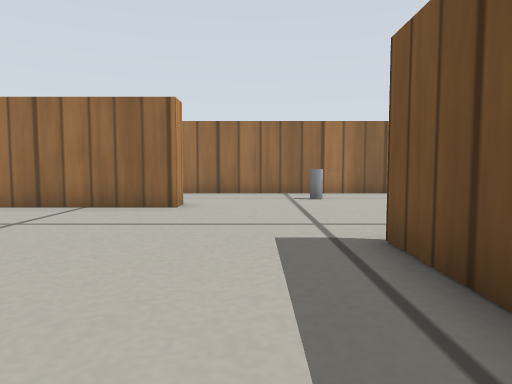
[1] (above)

18 first-person views from a walk through a Gazebo world. The camera is 0.19 m above the floor, tilts 4° down and sees 70° across. The floor is counted in squares, 0.2 m on a side. Each view is taken from the middle of a square. On the plan, view 1 faces up. The plan holds only what a view shows up to about 13 squares ahead; the rest is blank. Gazebo's built-in surfaces are drawn with simple patterns.

[2]
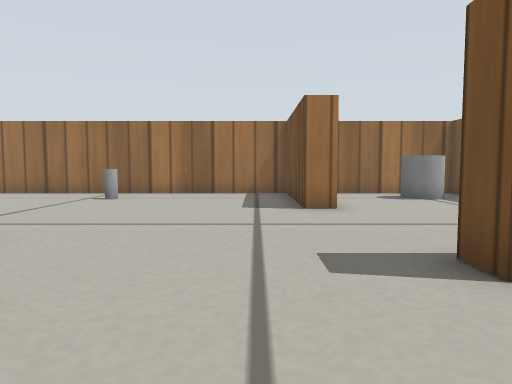

[3]
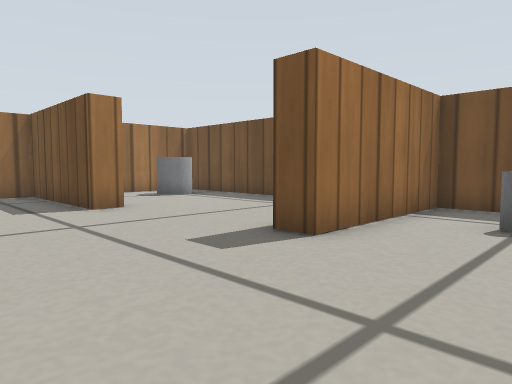

[4]
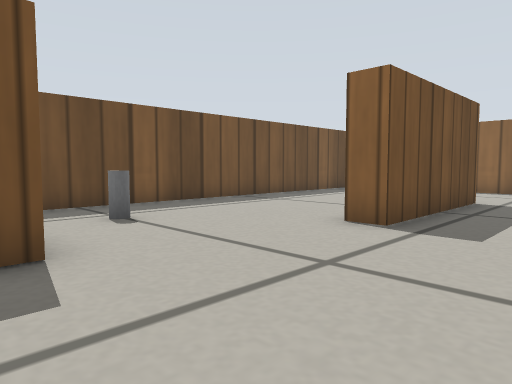

[5]
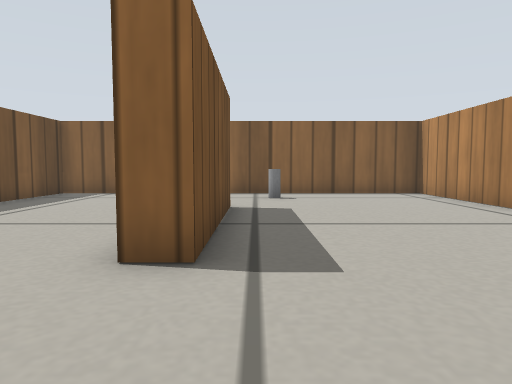

[6]
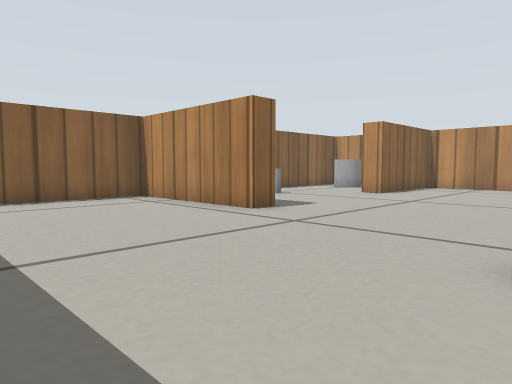

[7]
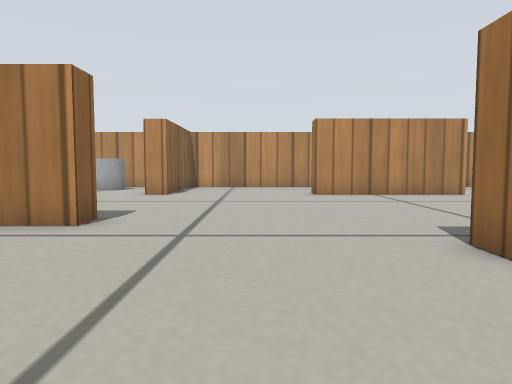

[8]
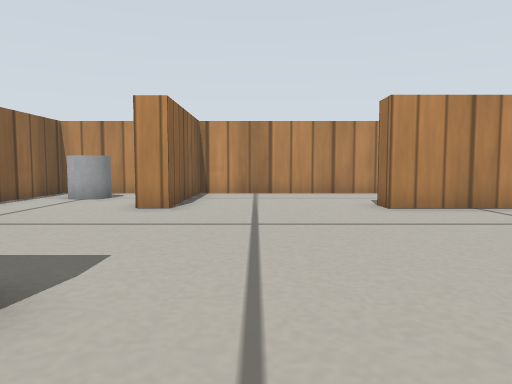

[9]
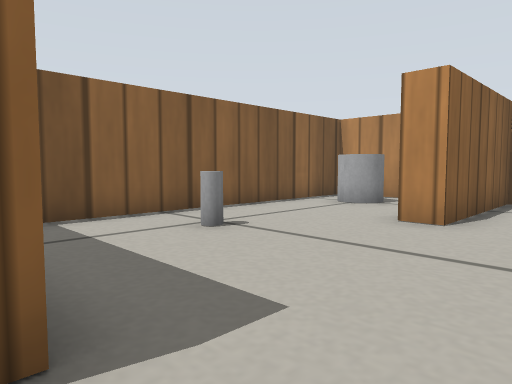

[10]
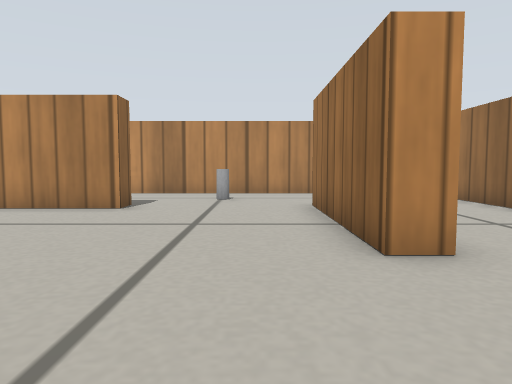

[11]
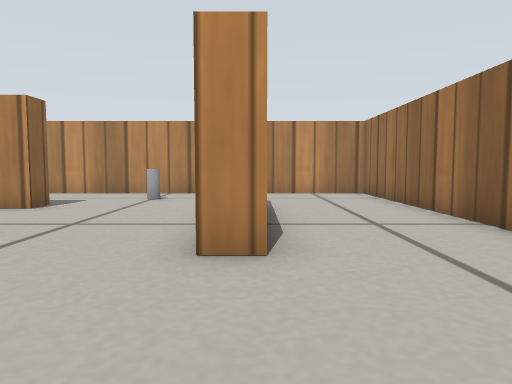

[12]
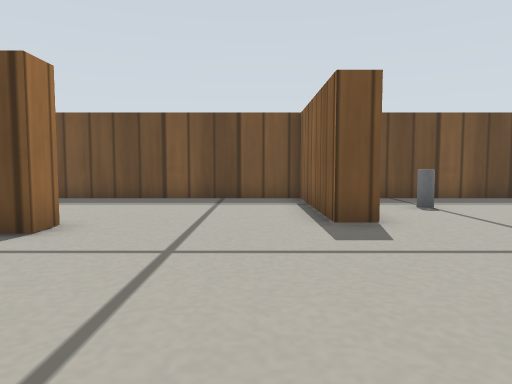

[13]
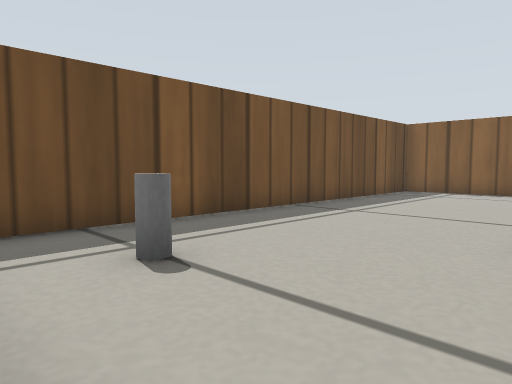

[14]
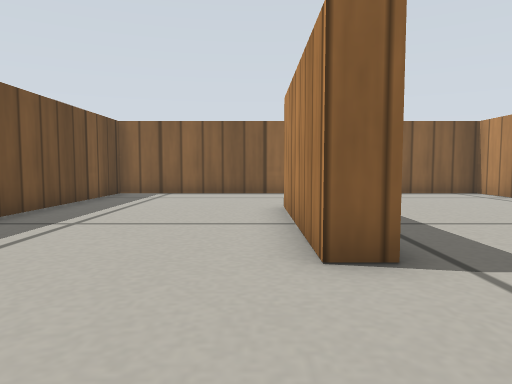

[15]
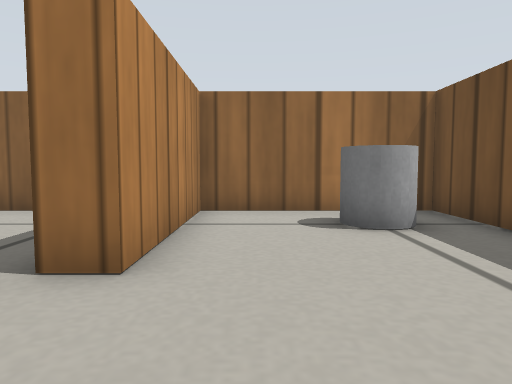

[16]
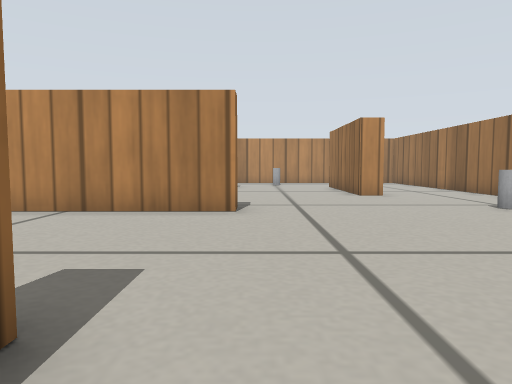

[17]
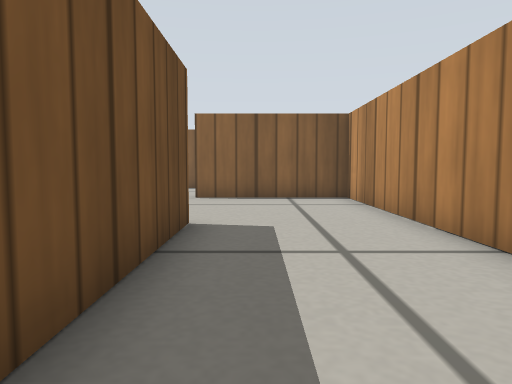

[18]
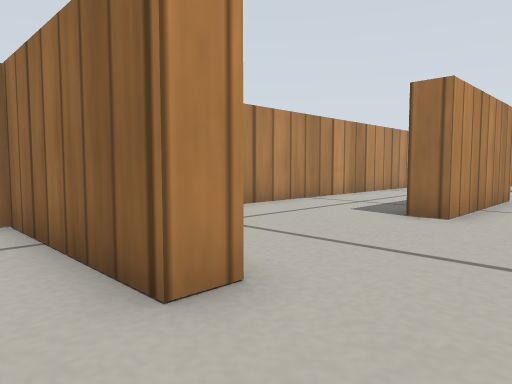

### Floor plan
Ten units are one square. View 1 is at (0, 0); x grows to the right and y downward. Boxes are objects, and circles mark ways between rooms. Rooms are numbered by the first view taken in them; rooms with no view inside come last. Other rooms are left out.
<svg viewBox="-113 -133 245 245">
<path fill="none" stroke="#000" d="M16 -22 16 -46 24 -46 24 1M24 4 16 4M-5 58 3 58 3 107 127 107 127 -29 81 -29 81 -37M-70 -40 -61 -40 -61 10 -69 10 -69 -35M-18 -91 -18 -84 -69 -84M66 66 66 15 73 15 73 66M78 -81 71 -81 71 -128 -108 -128 -108 58 -61 58 -61 67M81 -37 127 -37 127 -128 78 -128 78 -81M-61 67 -108 67 -108 107 -18 107"/>
<rect x="-95" y="-65" width="10" height="10" fill="#bbb"><title>grey cylinder</title></rect>
<rect x="15" y="-115" width="10" height="10" fill="#bbb"><title>grey cylinder</title></rect>
<rect x="45" y="85" width="10" height="10" fill="#bbb"><title>grey cylinder</title></rect>
<rect x="95" y="-15" width="10" height="10" fill="#bbb"><title>grey cylinder</title></rect>
<rect x="105" y="-115" width="10" height="10" fill="#bbb"><title>grey cylinder</title></rect>
<rect x="-95" y="85" width="10" height="10" fill="#bbb"><title>grey cylinder</title></rect>
<rect x="-45" y="85" width="10" height="10" fill="#bbb"><title>grey cylinder</title></rect>
<circle cx="80" cy="-60" r="3" fill="#2a7"/>
<circle cx="-35" cy="65" r="3" fill="#2a7"/>
<text x="10" y="-10">1</text>
<text x="100" y="-80">2</text>
<text x="-60" y="90">3</text>
</svg>
Room 1 opens to room 2. Room 1 opens to room 3.

Where each view was taken, in squares from view 1:
view 1: 0 up, 0 right, facing up
view 2: 0 up, 6 right, facing up
view 3: 0 up, 4 right, facing up-right
view 4: 4 up, 4 right, facing down-right
view 5: 2 up, 6 right, facing down
view 6: 0 up, 6 right, facing down-left
view 7: 3 down, 6 right, facing left
view 8: 4 down, 2 right, facing left
view 9: 4 down, 0 right, facing down-left
view 10: 7 up, 2 right, facing left
view 11: 9 up, 2 right, facing left
view 12: 5 up, 2 right, facing right
view 13: 3 up, 7 right, facing down-right
view 14: 2 up, 8 right, facing down
view 15: 5 up, 9 right, facing up
view 16: 5 up, 10 right, facing left
view 17: 5 up, 8 left, facing down
view 18: 8 down, 4 left, facing up-left
